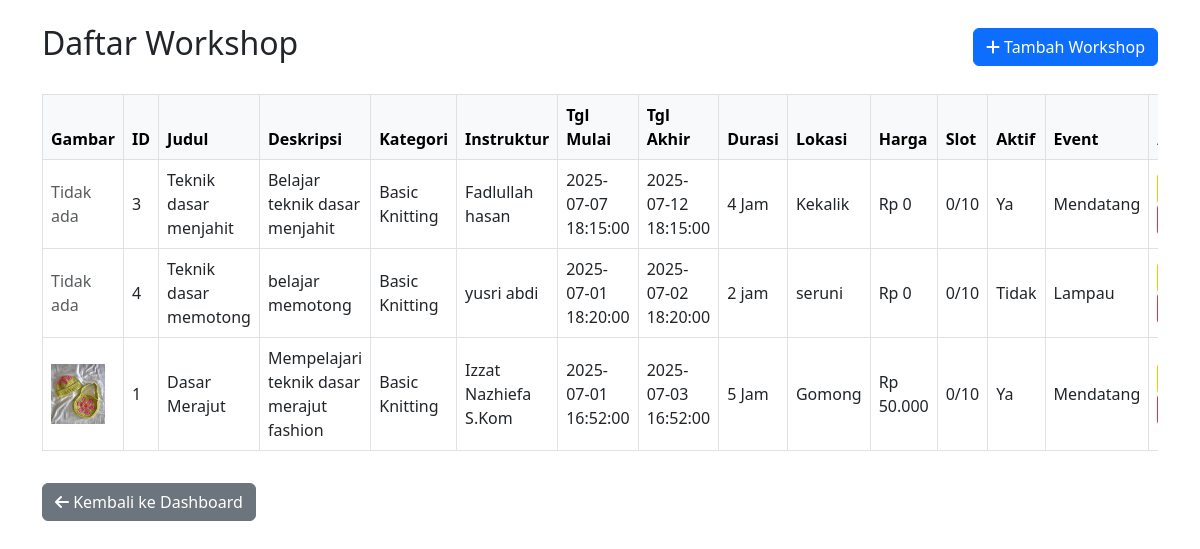
Page /admin/workshops.php (signed in) on the earlier database version.
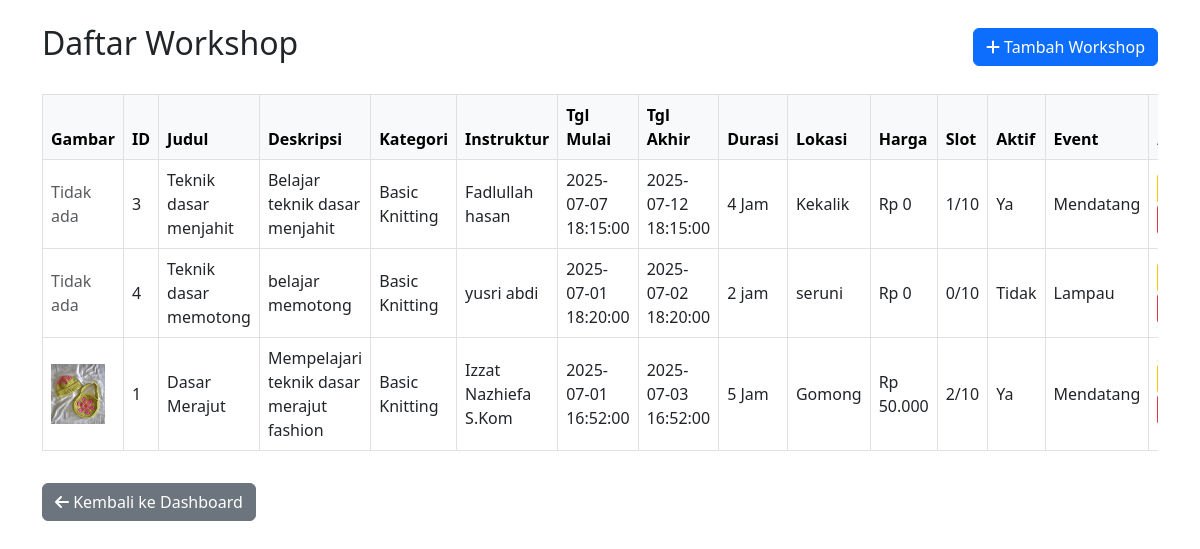
Same page on the later database version.
### tables this page shows
CREATE TABLE `workshops` (
  `id` int(11) NOT NULL,
  `title` varchar(200) NOT NULL,
  `description` text DEFAULT NULL,
  `category_id` int(11) DEFAULT NULL,
  `instructor` varchar(100) DEFAULT NULL,
  `max_participants` int(11) DEFAULT 20,
  `current_participants` int(11) DEFAULT 0,
  `price` decimal(10,2) NOT NULL,
  `duration` varchar(50) DEFAULT NULL,
  `start_date` datetime DEFAULT NULL,
  `end_date` datetime DEFAULT NULL,
  `location` varchar(200) DEFAULT NULL,
  `image` varchar(255) DEFAULT NULL,
  `is_active` tinyint(1) DEFAULT 1,
  `is_past_event` tinyint(1) DEFAULT 0,
  `created_at` timestamp NOT NULL DEFAULT current_timestamp(),
  `updated_at` timestamp NOT NULL DEFAULT current_timestamp() ON UPDATE current_timestamp()
);

CREATE TABLE `workshop_categories` (
  `id` int(11) NOT NULL,
  `name` varchar(100) NOT NULL,
  `description` text DEFAULT NULL,
  `is_active` tinyint(1) DEFAULT 1,
  `created_at` timestamp NOT NULL DEFAULT current_timestamp()
);

### admin/workshops.php (the view, shortened to what this page needs)
<?php
$conn = getDbConnection();
$sql = "SELECT w.*, c.name as category_name FROM workshops w LEFT JOIN workshop_categories c ON w.category_id = c.id ORDER BY w.start_date DESC";
$result = $conn->query($sql);
?>
<!DOCTYPE html>
<html lang="id">
<head>
    <link href="https://cdn.jsdelivr.net/npm/bootstrap@5.3.0/dist/css/bootstrap.min.css" rel="stylesheet">
    <link href="https://cdnjs.cloudflare.com/ajax/libs/font-awesome/6.0.0/css/all.min.css" rel="stylesheet">
</head>
<body>
<div class="container mt-4">
    <div class="d-flex justify-content-between align-items-center mb-4">
        <h2>Daftar Workshop</h2>
        <a href="add_workshop.php" class="btn btn-primary"><i class="fas fa-plus"></i> Tambah Workshop</a>
    </div>
    <div class="table-responsive">
        <table class="table table-bordered table-hover align-middle">
            <thead class="table-light">
                <tr>
                    <th>Gambar</th>
                    <th>ID</th>
                    <th>Judul</th>
                    <th>Deskripsi</th>
                    <th>Kategori</th>
                    <th>Instruktur</th>
                    <th>Tgl Mulai</th>
                    <th>Tgl Akhir</th>
                    <th>Durasi</th>
                    <th>Lokasi</th>
                    <th>Harga</th>
                    <th>Slot</th>
                    <th>Aktif</th>
                    <th>Event</th>
                    <th>Aksi</th>
                </tr>
            </thead>
            <tbody>
            <?php if ($result && $result->num_rows > 0): ?>
                <?php while ($row = $result->fetch_assoc()): ?>
                <tr>
                    <td>
                        <?php if ($row['image']): ?>
                            <img src="../assets/images/workshops/<?= htmlspecialchars($row['image']) ?>" alt="Gambar" style="max-width:80px;max-height:60px;">
                        <?php else: ?>
                            <span class="text-muted">Tidak ada</span>
                        <?php endif; ?>
                    </td>
                    <td><?= $row['id'] ?></td>
                    <td><?= htmlspecialchars($row['title']) ?></td>
                    <td><?= htmlspecialchars($row['description']) ?></td>
                    <td><?= htmlspecialchars($row['category_name']) ?></td>
                    <td><?= htmlspecialchars($row['instructor']) ?></td>
                    <td><?= $row['start_date'] ?></td>
                    <td><?= $row['end_date'] ?></td>
                    <td><?= htmlspecialchars($row['duration']) ?></td>
                    <td><?= htmlspecialchars($row['location']) ?></td>
                    <td>Rp <?= number_format($row['price'],0,',','.') ?></td>
                    <td><?= $row['current_participants'] ?>/<?= $row['max_participants'] ?></td>
                    <td><?= $row['is_active'] ? 'Ya' : 'Tidak' ?></td>
                    <td><?= $row['is_past_event'] ? 'Lampau' : 'Mendatang' ?></td>
                    <td>
                    </td>
                </tr>
                <?php endwhile; ?>
            <?php else: ?>
                <tr><td colspan="14" class="text-center">Belum ada workshop.</td></tr>
            <?php endif; ?>
            </tbody>
        </table>
    </div>
    <a href="dashboard.php" class="btn btn-secondary mt-3"><i class="fas fa-arrow-left"></i> Kembali ke Dashboard</a>
</div>
</body>
</html>

Differences in the rows shown:
changed workshops "Teknik dasar menjahit": current_participants "0" → "1"
changed workshops "Dasar Merajut": current_participants "0" → "2"
